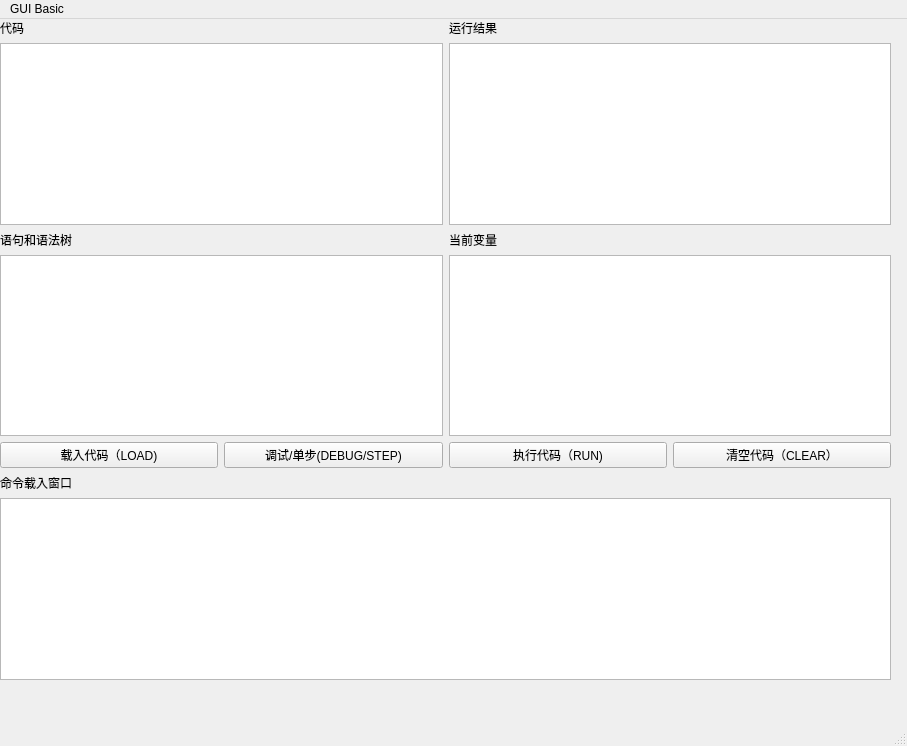
<?xml version="1.0" encoding="UTF-8"?>
<ui version="4.0">
 <class>MainWindow</class>
 <widget class="QMainWindow" name="MainWindow">
  <property name="geometry">
   <rect>
    <x>0</x>
    <y>0</y>
    <width>907</width>
    <height>746</height>
   </rect>
  </property>
  <property name="sizePolicy">
   <sizepolicy hsizetype="Fixed" vsizetype="Preferred">
    <horstretch>0</horstretch>
    <verstretch>0</verstretch>
   </sizepolicy>
  </property>
  <property name="windowTitle">
   <string>MainWindow</string>
  </property>
  <widget class="QWidget" name="centralwidget">
   <property name="sizePolicy">
    <sizepolicy hsizetype="Maximum" vsizetype="Maximum">
     <horstretch>0</horstretch>
     <verstretch>0</verstretch>
    </sizepolicy>
   </property>
   <widget class="QWidget" name="verticalLayoutWidget">
    <property name="geometry">
     <rect>
      <x>0</x>
      <y>0</y>
      <width>891</width>
      <height>661</height>
     </rect>
    </property>
    <layout class="QVBoxLayout" name="verticalLayout_2">
     <property name="sizeConstraint">
      <enum>QLayout::SetMinimumSize</enum>
     </property>
     <item>
      <layout class="QHBoxLayout" name="horizontalLayout_4">
       <item>
        <widget class="QLabel" name="label_3">
         <property name="text">
          <string>代码</string>
         </property>
        </widget>
       </item>
       <item>
        <widget class="QLabel" name="label_4">
         <property name="text">
          <string>运行结果</string>
         </property>
        </widget>
       </item>
      </layout>
     </item>
     <item>
      <layout class="QHBoxLayout" name="horizontalLayout_2">
       <item>
        <widget class="QTextBrowser" name="codeBroswer"/>
       </item>
       <item>
        <widget class="QTextBrowser" name="resultBrowser"/>
       </item>
      </layout>
     </item>
     <item>
      <layout class="QHBoxLayout" name="horizontalLayout_3">
       <item>
        <widget class="QLabel" name="label_5">
         <property name="text">
          <string>语句和语法树</string>
         </property>
        </widget>
       </item>
       <item>
        <widget class="QLabel" name="label">
         <property name="text">
          <string>当前变量</string>
         </property>
        </widget>
       </item>
      </layout>
     </item>
     <item>
      <layout class="QHBoxLayout" name="horizontalLayout">
       <item>
        <widget class="QTextBrowser" name="grammarBrowser"/>
       </item>
       <item>
        <widget class="QTextBrowser" name="variableBrowser"/>
       </item>
      </layout>
     </item>
     <item>
      <layout class="QHBoxLayout" name="horizontalLayout_6">
       <item>
        <widget class="QPushButton" name="loadButton">
         <property name="text">
          <string>载入代码（LOAD)</string>
         </property>
        </widget>
       </item>
       <item>
        <widget class="QPushButton" name="stepButton">
         <property name="text">
          <string>调试/单步(DEBUG/STEP)</string>
         </property>
        </widget>
       </item>
       <item>
        <widget class="QPushButton" name="runButton">
         <property name="text">
          <string>执行代码（RUN)</string>
         </property>
        </widget>
       </item>
       <item>
        <widget class="QPushButton" name="clearButton">
         <property name="text">
          <string>清空代码（CLEAR）</string>
         </property>
        </widget>
       </item>
      </layout>
     </item>
     <item>
      <layout class="QVBoxLayout" name="verticalLayout_3">
       <item>
        <widget class="QLabel" name="label_2">
         <property name="text">
          <string>命令载入窗口</string>
         </property>
        </widget>
       </item>
       <item>
        <widget class="QTextEdit" name="textEdit"/>
       </item>
      </layout>
     </item>
     <item>
      <layout class="QHBoxLayout" name="horizontalLayout_5"/>
     </item>
    </layout>
   </widget>
  </widget>
  <widget class="QMenuBar" name="menubar">
   <property name="geometry">
    <rect>
     <x>0</x>
     <y>0</y>
     <width>907</width>
     <height>26</height>
    </rect>
   </property>
   <widget class="QMenu" name="menuGUI_Basic">
    <property name="title">
     <string>GUI Basic</string>
    </property>
   </widget>
   <addaction name="menuGUI_Basic"/>
  </widget>
  <widget class="QStatusBar" name="statusbar"/>
 </widget>
 <resources/>
 <connections/>
</ui>
